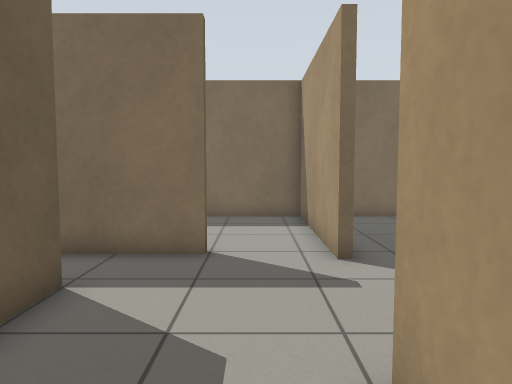
[1] (above)

18 first-person views from a walk through a robot-simulator world made for Gazebo. The camera is 0.94 m above the floor, tilts 4° down and sees 70° across. The floor is counted in squares, 0.5 m on a side. Each view is taken from the middle of a square. On the plan, view 1 faces up. The plan holds only what a view shows up to about 18 squares ahead; the rest is blank.

[2]
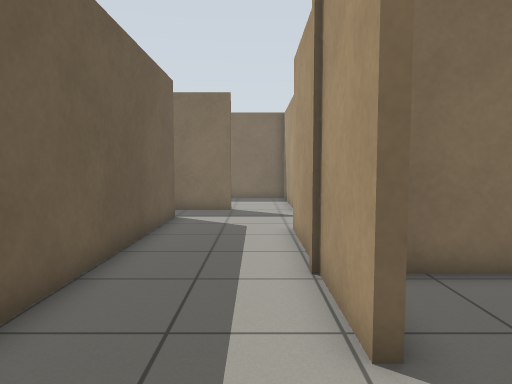

[3]
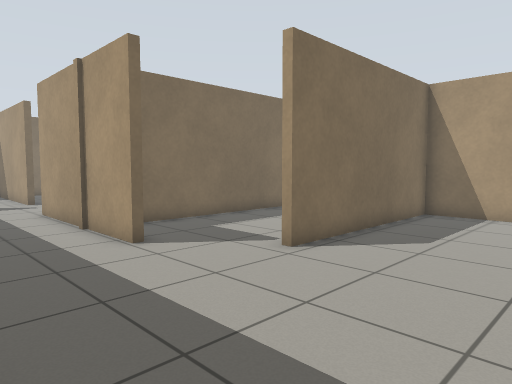

[4]
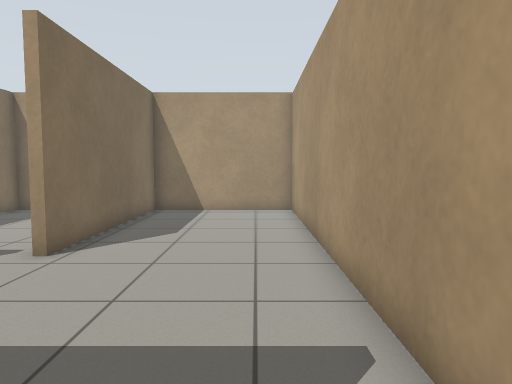

[5]
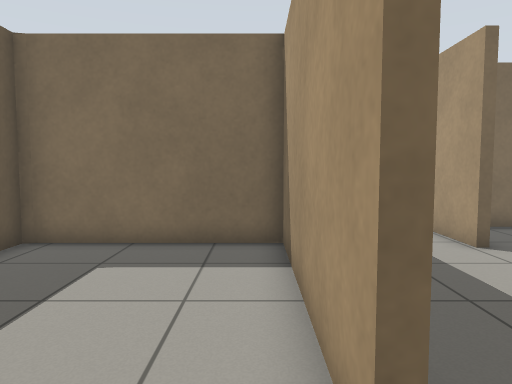

[6]
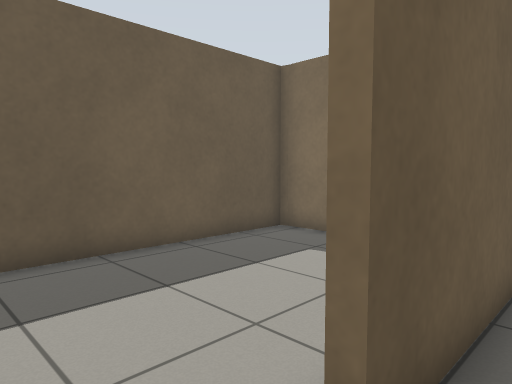

[7]
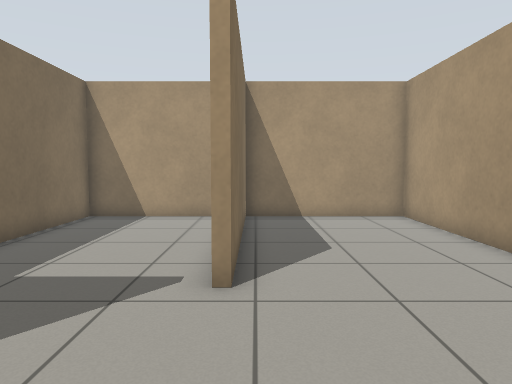

[8]
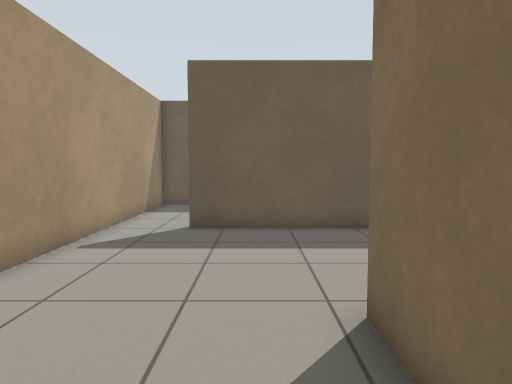

[9]
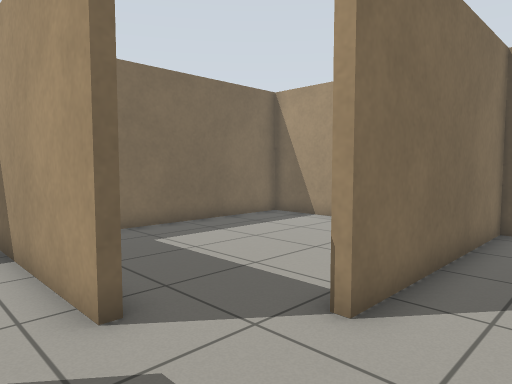

[10]
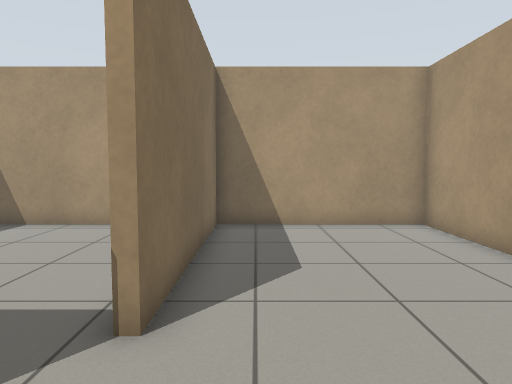

[11]
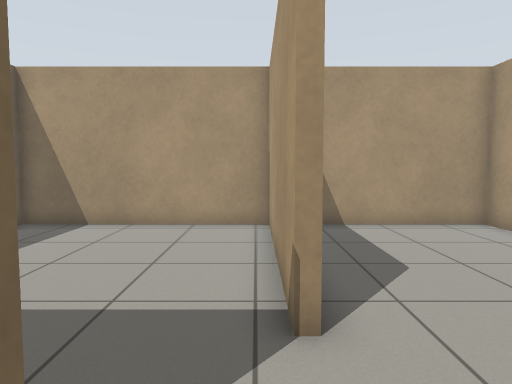

[12]
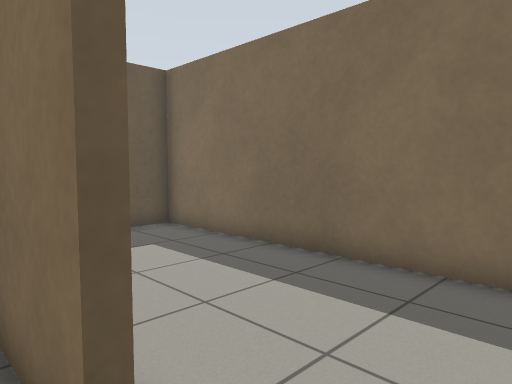

[13]
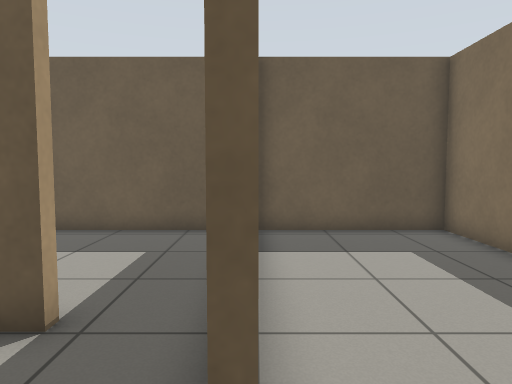

[14]
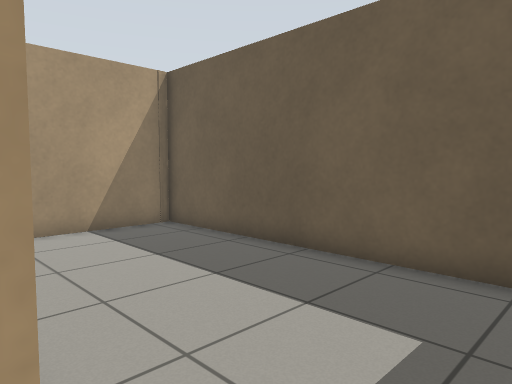

[15]
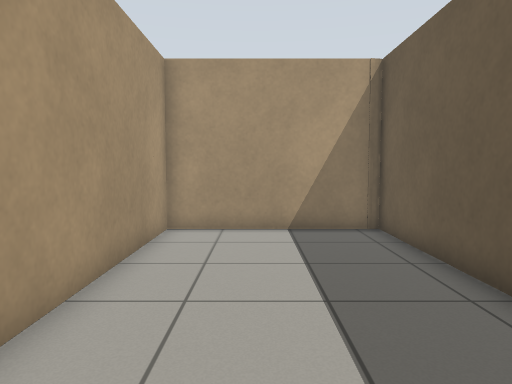

[16]
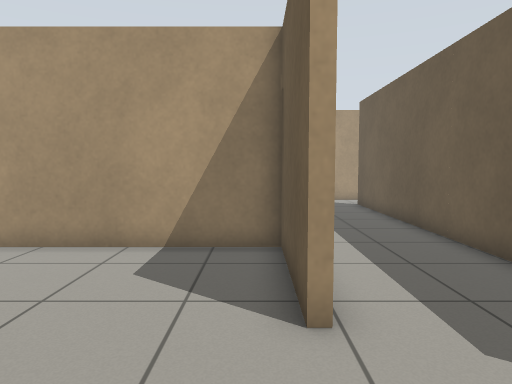

[17]
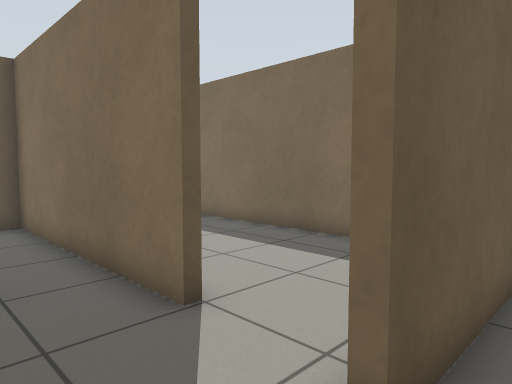

[18]
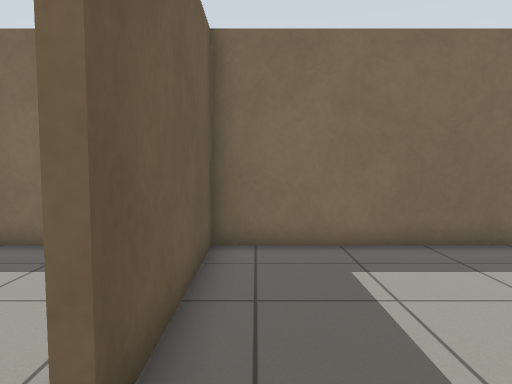

### Floor plan
Points are (right, up) in squares from view 1. A wall is a line through its corners. A room is listed if a view was taken in it or the views show most of it. See-through windows are left out.
Room 1 (views 1, 2, 6, 7, 8, 9)
walls: (1.5, -4.6) (1.1, -4.6) (1.1, 2.9); (11.7, -6.4) (11.7, -1.7) (2.6, -1.7); (-2.5, -13.6) (11.7, -13.6) (11.7, -7.6) (3.5, -7.6); (-3, 3.6) (-3, -11.1)
ways out: opening at (-3, -12.5) to room 2; opening at (-1, 2.7) to room 3
Room 2 (views 3, 4, 5)
walls: (-3.3, -11.1) (-3.3, -4.1) (-9.7, -4.1) (-9.7, -13.6) (-2.5, -13.6)
ways out: opening at (-3, -12.5) to room 1
Room 3 (views 10, 11, 12, 13, 16)
walls: (1.7, 7.3) (1.7, 8.5); (-1.1, 8.1) (-1.1, 7.7) (-2.6, 7.7); (-3, 5.6) (-3, 3.6); (1.1, 2.9) (1.4, 2.9)
ways out: opening at (-1, 2.7) to room 1; opening at (-3, 6.5) to room 4; opening at (2.3, 4) to room 5; opening at (2.5, 6.5) to room 6; opening at (0, 8) to room 7
Room 4 (views 14, 15)
walls: (-2.6, 7.7) (-9.7, 7.7) (-9.7, -3.9) (-9.3, -3.8); (-9.7, -3.8) (-3.3, -3.8) (-3.3, 3.4)
ways out: opening at (-3, 6.5) to room 3
Room 5 (views 17, 18)
walls: (1.4, 2.9) (1.4, -1.4) (11.7, -1.4) (11.7, 5.3) (3.9, 5.3)
ways out: opening at (2.3, 4) to room 3
Room 6 (no view inside)
walls: (3.9, 5.6) (11.7, 5.6) (11.7, 13.6) (2, 13.6) (2, 7.3)
ways out: opening at (2.5, 6.5) to room 3
Room 7 (no view inside)
walls: (1.7, 8.5) (1.7, 13.6) (-9.7, 13.6) (-9.7, 8)
ways out: opening at (0, 8) to room 3

Where each view was taken, in squares from view 1:
view 1: 0 up, 0 right, facing up
view 2: 8 down, 0 right, facing up
view 3: 13 down, 3 left, facing up-right
view 4: 12 down, 4 left, facing right
view 5: 13 down, 4 left, facing up
view 6: 13 down, 2 left, facing up-left
view 7: 8 down, 2 left, facing right
view 8: 9 down, 8 right, facing left
view 9: 3 up, 0 right, facing up-right
view 10: 4 up, 0 right, facing right
view 11: 6 up, 0 right, facing right
view 12: 7 up, 1 right, facing up-left
view 13: 8 up, 1 right, facing left
view 14: 7 up, 3 left, facing down-left
view 15: 7 up, 6 left, facing down
view 16: 7 up, 2 right, facing down
view 17: 5 up, 3 right, facing up-left
view 18: 5 up, 3 right, facing up
